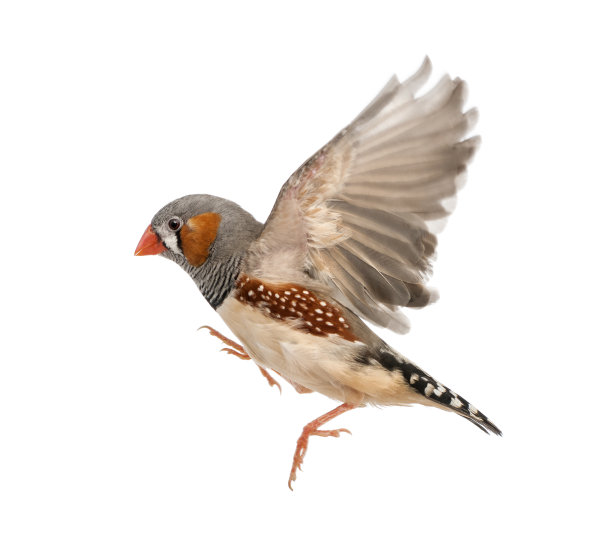
%> input picture code1/0.jpg, 612 x 540 px
$ octave --eval "result = displayHOGFeatures('0.jpg');"   (GNU Octave 9; MATLAB toolbox functions it lacks are replaced by stand-ins)
%> lines starting %> are read from the running program, lines starting %| are printed output that depends on the picture
function [Grad,Phase]=displayHOGFeatures(img)
%> called with img = '0.jpg'
    img=double(rgb2gray(imread(img))); % 读取并转换为灰度图像
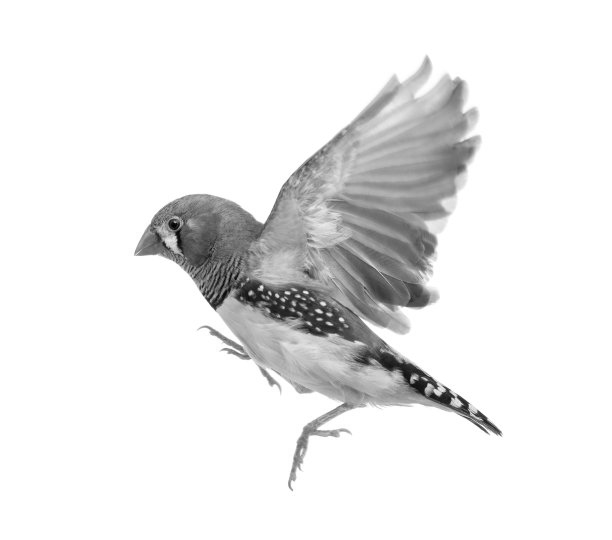
%> img: size 540x612 double; min 0, max 255, mean 234.4
    [N,M]=size(img);
%> N = 540; M = 612
    img=sqrt(img); % 进行开方操作
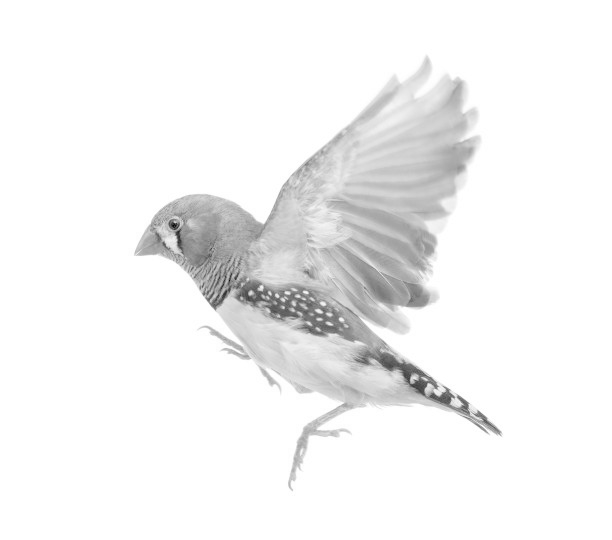
%> img: size 540x612 double; min 0, max 15.97, mean 15.2; drawn with min black and max white
    Hy=[-1 0 1];
    Hx=Hy'; % Sobel 算子
    Gy=imfilter(img,Hy,'replicate'); % 纵向梯度
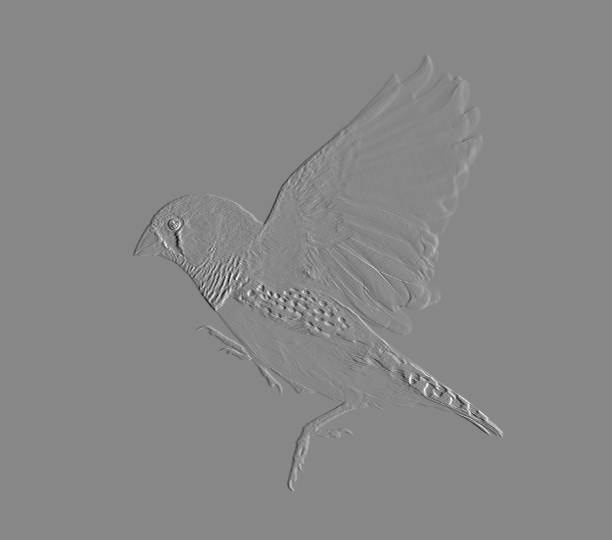
%> Gy: size 540x612 double; min -10.49, max 9.2, mean -4.84e-20; drawn with min black and max white
    Gx=imfilter(img,Hx,'replicate'); % 横向梯度
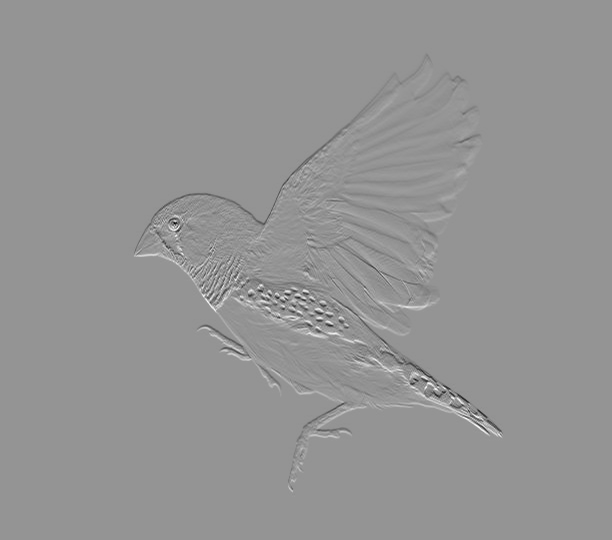
%> Gx: size 540x612 double; min -11, max 7.94, mean -3.02e-18; drawn with min black and max white
    Grad=sqrt(Gx.^2+Gy.^2); % 梯度幅值
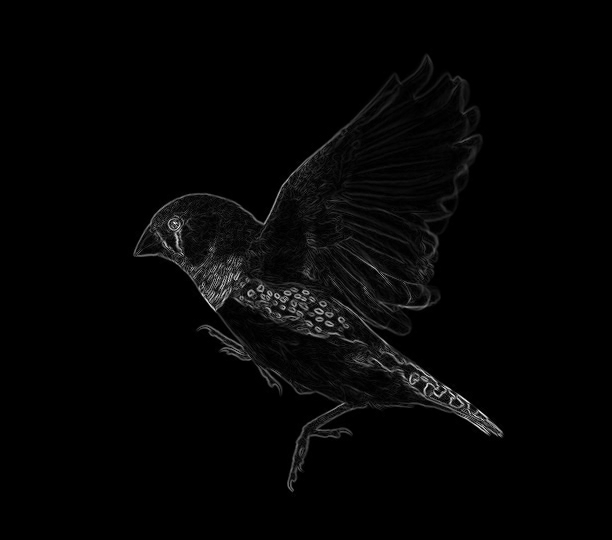
%> Grad: size 540x612 double; min 0, max 11.61, mean 0.214; drawn with min black and max white
    % 计算相位角度
    Phase=zeros(N,M);
    Eps=0.0001; % 初始化相位矩阵
    for i=1:M
        for j=1:N
            if abs(Gx(j,i))<Eps&&abs(Gy(j,i))<Eps
                Phase(j, i) = 270; % 没有梯度的情况
            elseif abs(Gx(j,i))<Eps&&abs(Gy(j,i))>Eps
                Phase(j,i)=90; % 垂直边缘
            else
                Phase(j,i)=atan(Gy(j, i)/Gx(j,i))*180/pi; % 计算梯度方向
                if Phase(j,i)<0
                    Phase(j,i) = Phase(j,i)+180; % 保证相位在[0, 180]区间内
                end
            end
        end
    end
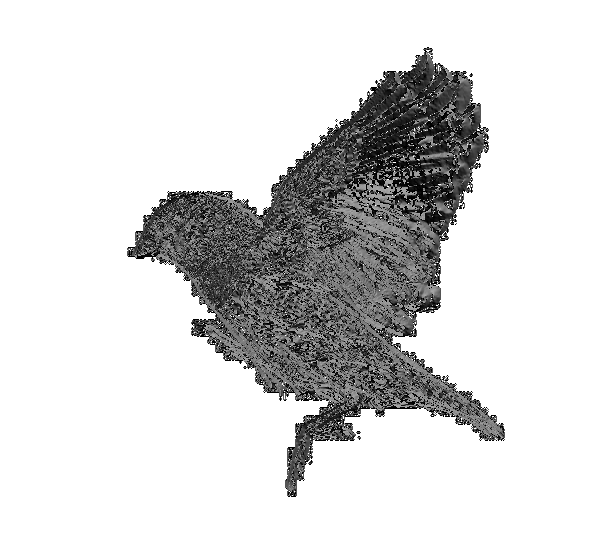
%> Phase: size 540x612 double; min 0, max 270, mean 228.9; drawn with min black and max white
    % 可视化梯度幅值和相位
    figure;
    subplot(121);
    imshow(Grad,[]);
    title('Gradient Magnitude');
    subplot(122);
    imshow(Phase,[]);
    title('Gradient Phase');
    end
